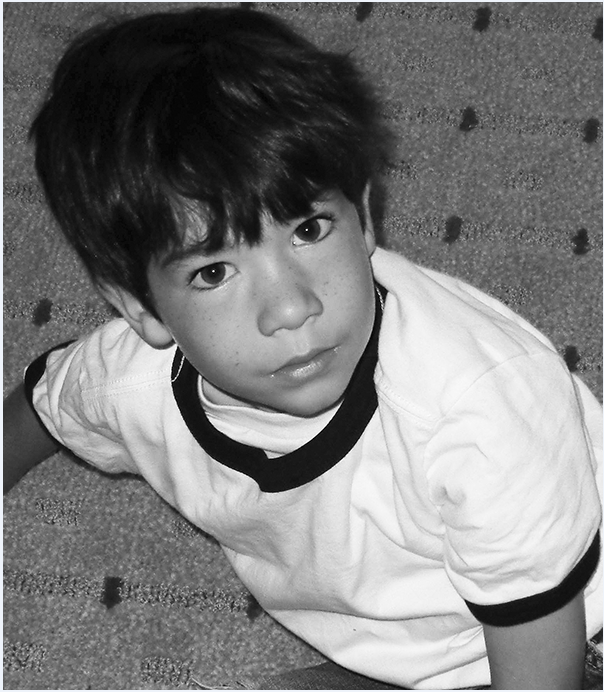
#> input picture boy.png, 604 x 692 px, found by its file name; the run also reads 1 picture not shown here
$ jupyter execute --allow-errors project1.ipynb   (older library calls are emulated)
#> lines starting #> are read from the running program, lines starting #| are printed output that depends on the picture; after the words box and inside, x2 and y2 are one past the last pixel; in counts of white or black regions, pixels touching at a corner belong together; long printed decimals are rounded; pictures that were not available may be replaced by others from this repository, and a replacement may not be noted
[cell 1]
import cv2
import numpy as np

# 加载图片
noised_img = cv2.imread('boy-blurred.tif', cv2.IMREAD_GRAYSCALE)  # 以灰度图模式加载
print(noised_img.shape)
#| (30776, 966)
normal_img = cv2.imread('boy.png', cv2.IMREAD_GRAYSCALE)
#> normal_img: shape (692, 604); min 0, max 255, mean 123.8
print(normal_img.shape)
#| (692, 604)
resized_noised_img = cv2.resize(noised_img, (normal_img.shape[1], normal_img.shape[0]))
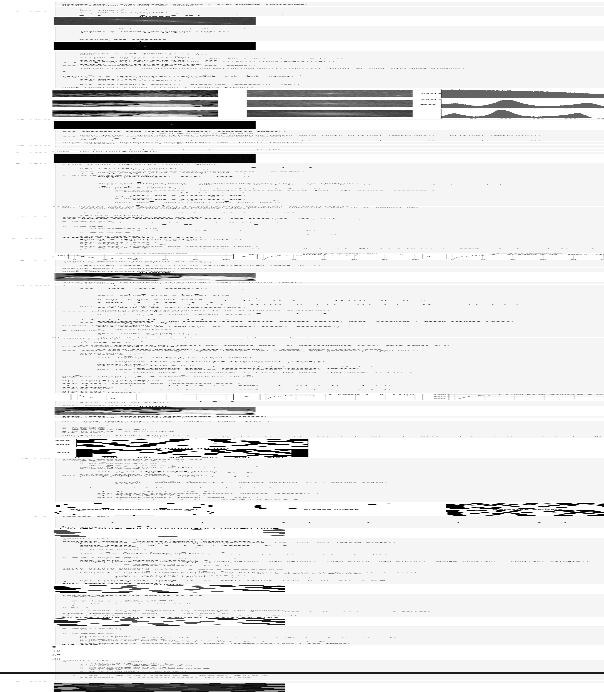
#> resized_noised_img: shape (692, 604); min 0, max 255, mean 233.5
print(resized_noised_img.shape)
#| (692, 604)

[cell 2]
import matplotlib.pyplot as plt
def show_image(img, title="Image", cmap='gray'):
    """Display an image."""
    plt.figure()
    plt.title(title)
    plt.imshow(img, cmap=cmap)
    plt.axis("off")
    plt.show()

[cell 3]
# 计算傅里叶变换并中心化
def fourier_transform(img):
    f = np.fft.fft2(img)
    fshift = np.fft.fftshift(f)
    magnitude_spectrum = np.log(np.abs(fshift) + 1)
    return magnitude_spectrum

# 计算normal_img和resized_noised_img的频谱图
normal_img_spectrum = fourier_transform(normal_img)
resized_noised_img_spectrum = fourier_transform(resized_noised_img)
show_image(resized_noised_img_spectrum)

[cell 4]
def compute_psf_with_threshold(image1, image2, threshold):
    """
    Compute the Point Spread Function (PSF) by dividing the Fourier Transform of two images,
    shift the PSF kernel to the center, and apply a threshold to filter noise.

    Parameters:
        image1 (numpy.ndarray): The first image.
        image2 (numpy.ndarray): The second image.
        threshold (float): The threshold value to filter noise.

    Returns:
        numpy.ndarray: The centered and thresholded PSF kernel.
    """
    # Ensure the images are float type
    image1 = image1.astype(np.float32)
    image2 = image2.astype(np.float32)

    # Compute the Fourier Transform of both images
    f_image1 = np.fft.fft2(image1)
    f_image2 = np.fft.fft2(image2)

    # Divide the Fourier Transforms
    f_psf = f_image1 / f_image2

    # Compute the Inverse Fourier Transform to get the PSF
    psf = np.fft.ifft2(f_psf)

    # Take the absolute value to get the real part
    psf = np.abs(psf)

    # Apply threshold to filter noise

    # Shift the PSF kernel to the center
    psf_centered = np.fft.fftshift(psf)

    psf_centered[psf_centered<threshold] = 0

    return psf_centered

true_psf = compute_psf_with_threshold(resized_noised_img, normal_img, 0.002)
#> in compute_psf_with_threshold, `psf_centered[psf_centered<threshold] = 0`: psf_centered: shape (692, 604) float64; min 0, max 0.103, mean 0.0157
show_image(true_psf)

[cell 5]
import cv2
import numpy as np
import matplotlib.pyplot as plt

def getMotionDsf(img, angle, dist):
    xCenter = img.shape[0] // 2
    yCenter = img.shape[1] // 2
    sinVal = np.sin(angle * np.pi / 180)
    cosVal = np.cos(angle * np.pi / 180)
    PSF = np.zeros(img.shape[:2])
    for i in range(dist):
        xOffset = round(sinVal * i)
        yOffset = round(cosVal * i)
        PSF[int(xCenter - xOffset), int(yCenter + yOffset)] = 1
    return PSF / PSF.sum()

def inverseFilter(img, PSF, eps):
    fftImg = np.fft.fft2(img)
    fftPSF = np.fft.fft2(PSF) + eps
    imgInverseFilter = np.fft.ifft2(fftImg / fftPSF)
    imgInverseFilter = np.abs(np.fft.fftshift(imgInverseFilter))
    return imgInverseFilter

def wienerFilter(img, PSF, eps, K=0.01):
    fftImg = np.fft.fft2(img)
    fftPSF = np.fft.fft2(PSF) + eps
    fftWiener = np.conj(fftPSF) / (np.abs(fftPSF)**2 + K)
    imgWienerFilter = np.fft.ifft2(fftImg * fftWiener)
    imgWienerFilter = np.abs(np.fft.fftshift(imgWienerFilter))
    return imgWienerFilter

def getPuv(img):
    h, w = img.shape[:2]
    hPad, wPad = h - 3, w - 3
    pxy = np.array([[0, -1, 0], [-1, 4, -1], [0, -1, 0]])
    pxyPad = np.pad(pxy, ((hPad//2, hPad - hPad//2), (wPad//2, wPad - wPad//2)), mode='constant')
    fftPuv = np.fft.fft2(pxyPad)
    return fftPuv

def leastSquareFilter(img, PSF, eps, gamma):
    fftImg = np.fft.fft2(img)
    fftPSF = np.fft.fft2(PSF)
    conj = fftPSF.conj()
    fftPuv = getPuv(img)
    Huv = conj / (np.abs(fftPSF)**2 + gamma * (np.abs(fftPuv)**2))
    ifftImg = np.fft.ifft2(fftImg * Huv)
    ifftShift = np.abs(np.fft.fftshift(ifftImg))
    imgLSFilter = np.uint8(cv2.normalize(np.abs(ifftShift), None, 0, 255, cv2.NORM_MINMAX))
    return imgLSFilter


# 设定运动模糊参数
angle = 49+180
dist = 90
eps = 1e-3
gamma = 0.001

image = resized_noised_img

# 计算PSF
PSF = getMotionDsf(image, angle, dist)
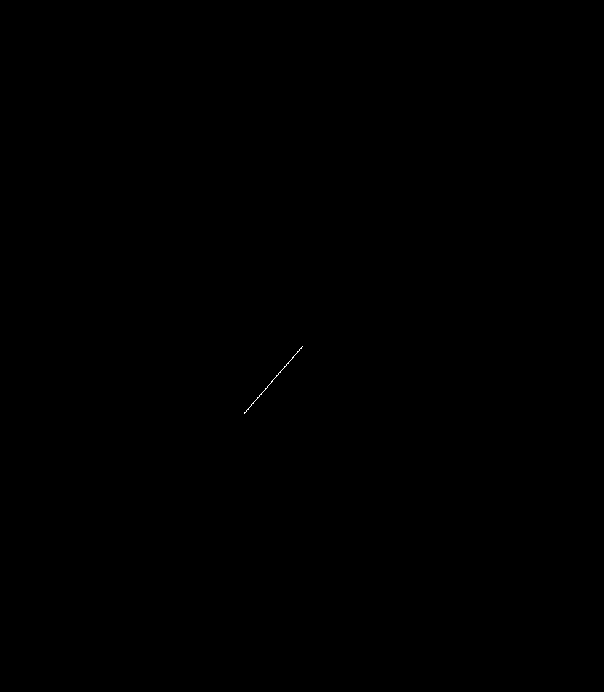
#> PSF: shape (692, 604) float64; values 0 (black) and 0.0122 (white), 0.02% white in thin lines or dots, all inside (x1, y1, x2, y2) = (244, 346, 303, 414)

# 逆滤波
result_inverse = inverseFilter(image, PSF, eps)
#> in inverseFilter, `imgInverseFilter = np.abs(np.fft.fftshift(imgInverseFilter))`:
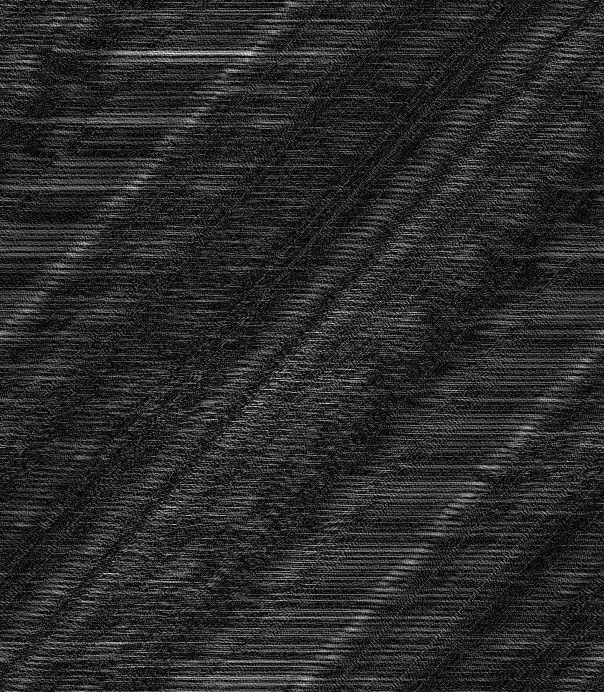
#> imgInverseFilter: shape (692, 604) float64; min 0.00525, max 20121.3, mean 3347.9; drawn with min black and max white

# 维纳滤波
result_wiener = wienerFilter(image, PSF, eps, K=0.0001)
#> in wienerFilter, `imgWienerFilter = np.abs(np.fft.fftshift(imgWienerFilter))`:
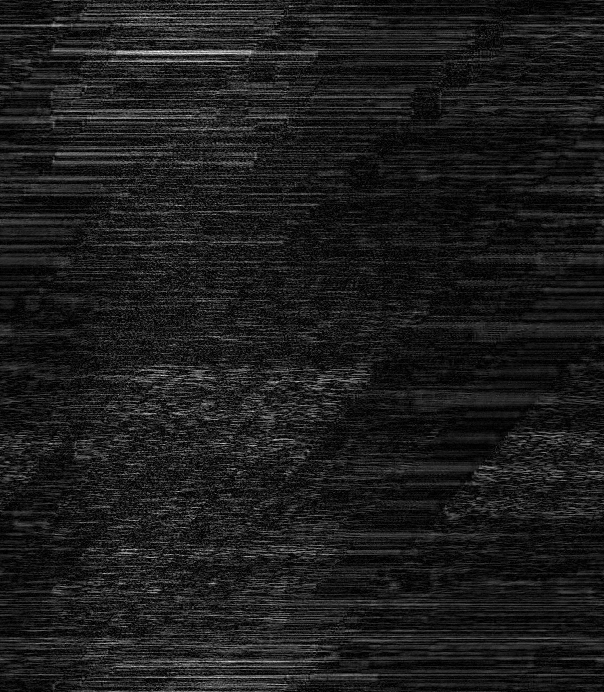
#> imgWienerFilter: shape (692, 604) float64; min 0.00585, max 8295.9, mean 925.7; drawn with min black and max white

# 约束最小二乘滤波
result_LS = leastSquareFilter(image, PSF, eps, gamma)
#> in getPuv, `fftPuv = np.fft.fft2(pxyPad)`: pxyPad: shape (692, 604) int64; 3 distinct labels, from -1 to 4
#> in leastSquareFilter, `ifftShift = np.abs(np.fft.fftshift(ifftImg))`:
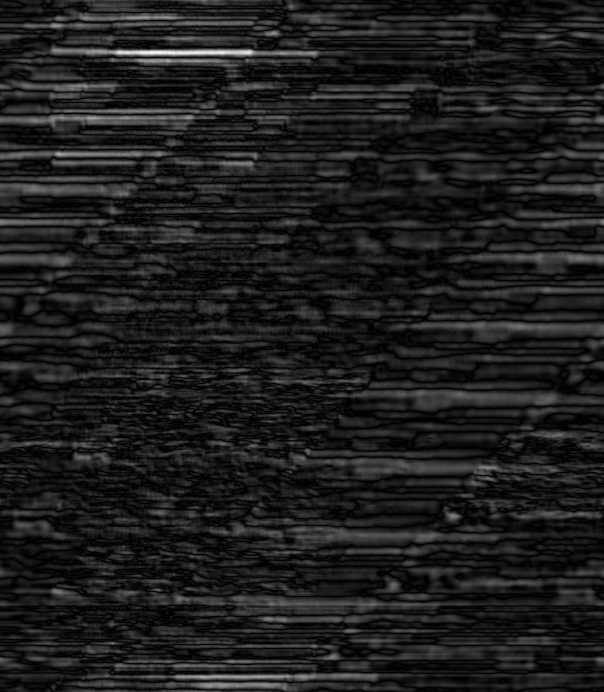
#> ifftShift: shape (692, 604) float64; min 0.0109, max 7476.4, mean 880.6; drawn with min black and max white

# 显示结果
def show_results(title, result):
    plt.figure(figsize=(12, 6))
    plt.subplot(1, 3, 1)
    plt.imshow(result, cmap='gray')
    plt.title(title)
    plt.axis('off')

    # 计算频谱图
    f = np.fft.fft2(result)
    fshift = np.fft.fftshift(f)
    magnitude_spectrum = 20 * np.log(np.abs(fshift) + 1)

    plt.subplot(1, 3, 2)
    plt.imshow(magnitude_spectrum, cmap='gray')
    plt.title('Magnitude Spectrum')
    plt.axis('off')

    # 计算直方图
    plt.subplot(1, 3, 3)
    plt.hist(result.ravel(), bins=256, range=[0, 256])
    plt.title('Histogram')
    plt.xlim([0, 256])

    plt.tight_layout()
    plt.show()

show_results('Inverse Filter', result_inverse)
show_results('Wiener Filter', result_wiener)
#> call 2 of show_results, with title = 'Wiener Filter'
#> in show_results (call 2), `magnitude_spectrum = 20 * np.log(np.abs(fshift) + 1)`:
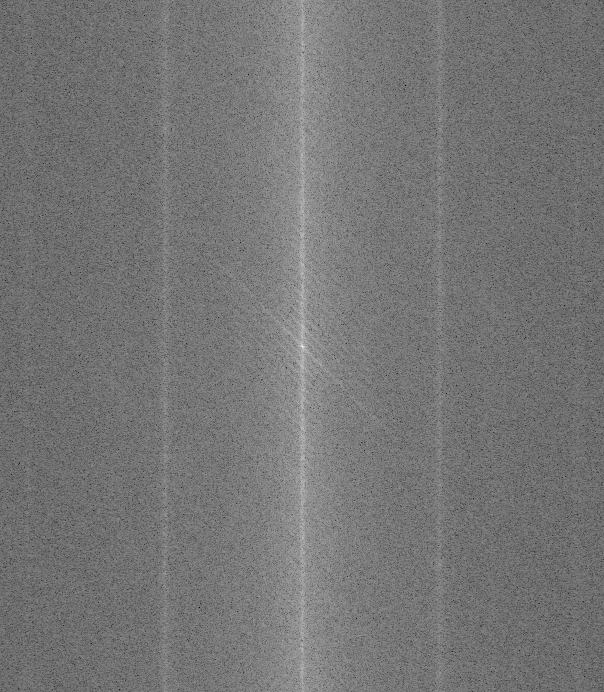
#> magnitude_spectrum: shape (692, 604) float64; min 114.9, max 395.5, mean 244.4; drawn with min black and max white
show_results('Least Squares Filter', result_LS)
#> call 3 of show_results, with title = 'Least Squares Filter'
#> in show_results (call 3), `magnitude_spectrum = 20 * np.log(np.abs(fshift) + 1)`:
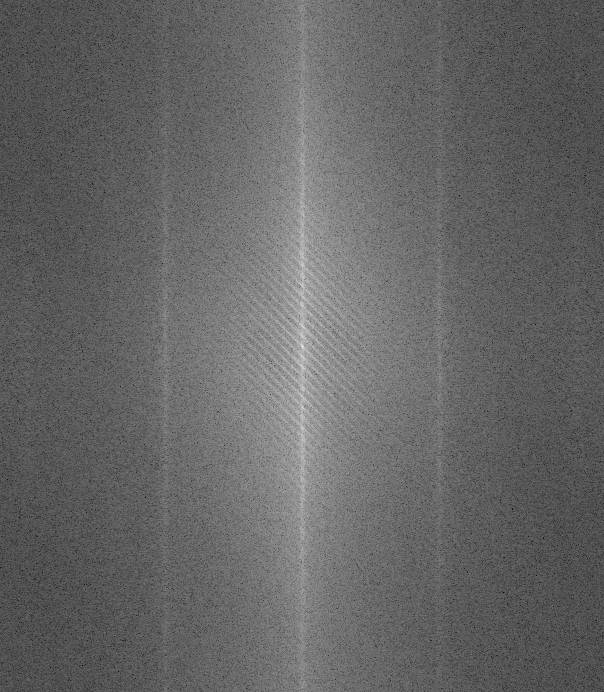
#> magnitude_spectrum: shape (692, 604) float64; min 16.22, max 326.6, mean 140.3; drawn with min black and max white
#> in show_results (call 3), `plt.show()`:
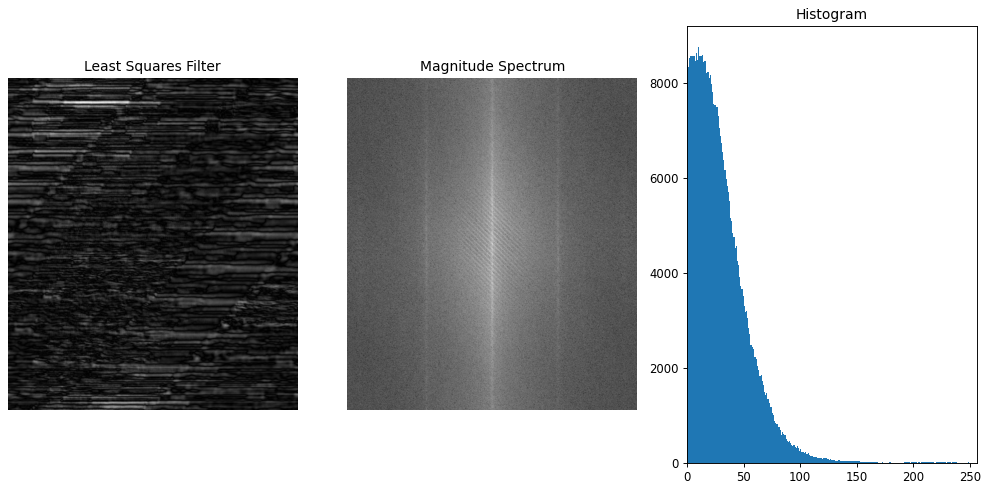
#> figure drawn by matplotlib, 3 panels; panel 3: tallest bar 8757 high, from x = 10 to 11

[cell 6]
show_image(PSF)

[cell 7]
from skimage.metrics import peak_signal_noise_ratio as psnr
from skimage.metrics import structural_similarity as ssim

def calculate_psnr(original_image, compared_image):
    """
    计算两张图片的PSNR值。

    参数:
    original_image: 原始图片数组
    compared_image: 与原始图片比较的图片数组

    返回:
    psnr_value: 两张图片的PSNR值
    """
    psnr_value = psnr(original_image, compared_image, data_range=original_image.max() - original_image.min())
    return psnr_value

def calculate_ssim(original_image, compared_image):
    """
    计算两张图片的SSIM值。

    参数:
    original_image: 原始图片数组
    compared_image: 与原始图片比较的图片数组

    返回:
    ssim_value: 两张图片的SSIM值
    """
    ssim_value = ssim(original_image, compared_image, data_range=original_image.max() - original_image.min())
    return ssim_value

[cell 8]
psnr_value = calculate_psnr(normal_img, result_inverse)
#> in calculate_psnr, `psnr_value = psnr(original_image, compared_image, data_range=original_..`: psnr_value = -24.09
#> psnr_value = -24.09
ssim_value = calculate_ssim(normal_img, result_inverse)
#> in calculate_ssim, `ssim_value = ssim(original_image, compared_image, data_range=original_..`: ssim_value = -4.69e-08
#> ssim_value = -4.69e-08

print(f"PSNR: {psnr_value}")
#| PSNR: -24.085
print(f"SSIM: {ssim_value}")
#| SSIM: -4.6856025389556737e-08

[cell 9]
psnr_value = calculate_psnr(normal_img, result_wiener)
#> psnr_value = -12.9
ssim_value = calculate_ssim(normal_img, result_wiener)
#> ssim_value = 8.56e-05

print(f"PSNR: {psnr_value}")
#| PSNR: -12.899
print(f"SSIM: {ssim_value}")
#| SSIM: 8.562468178674261e-05

[cell 10]
psnr_value = calculate_psnr(normal_img, result_LS)
#> psnr_value = 6.31
ssim_value = calculate_ssim(normal_img, result_LS)
#> ssim_value = 0.0804

print(f"PSNR: {psnr_value}")
#| PSNR: 6.310
print(f"SSIM: {ssim_value}")
#| SSIM: 0.08037

[cell 11]
restPSF = compute_psf_with_threshold(result_LS, normal_img, 0)
#> call 2 of compute_psf_with_threshold, with threshold = 0
#> in compute_psf_with_threshold (call 2), `psf = np.abs(psf)`:
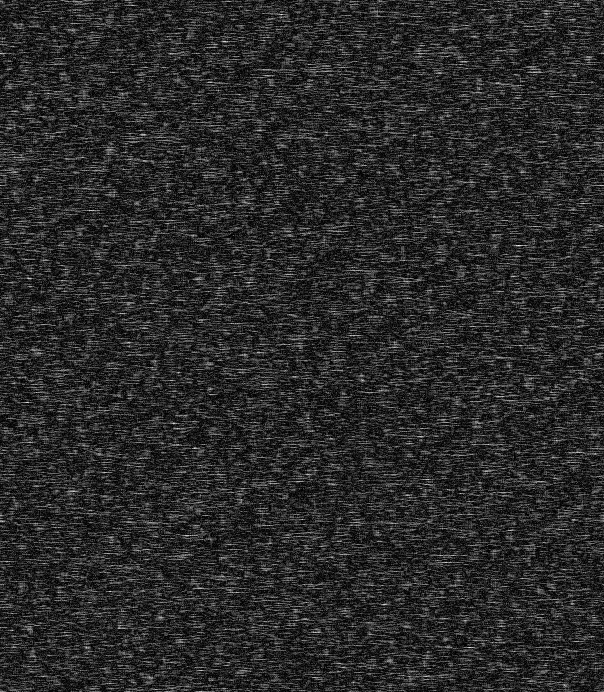
#> psf: shape (692, 604) float64; min 1.07e-08, max 0.0168, mean 0.00276; drawn with min black and max white
#> in compute_psf_with_threshold (call 2), `psf_centered = np.fft.fftshift(psf)`:
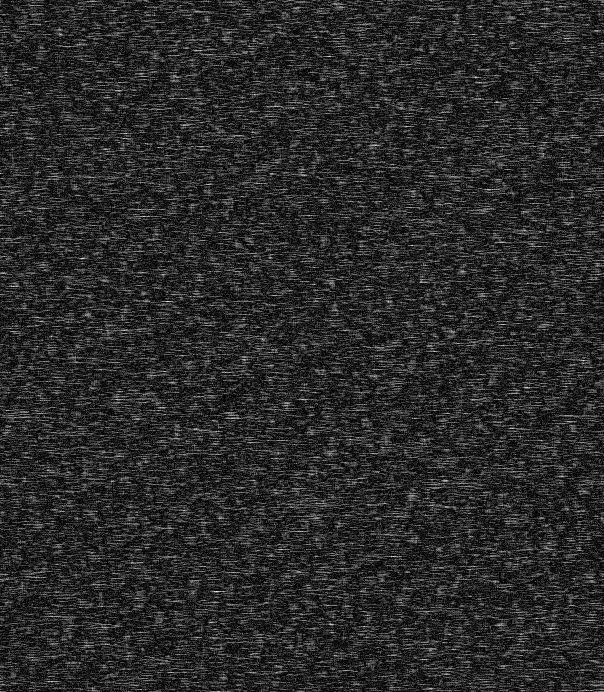
#> psf_centered: shape (692, 604) float64; min 1.07e-08, max 0.0168, mean 0.00276; drawn with min black and max white
show_image(restPSF)

[cell 12]
import tensorflow as tf
from tensorflow.keras.layers import Layer, Conv2D, Conv2DTranspose, Add, Concatenate
from tensorflow.keras import Model
import tensorflow_addons as tfa


# 定义 ResNet Block
class ResnetBlock(Layer):
    # [9 lines left out: functions __init__, call, not called in this run]


# 定义 LSTM 单元
class ConvLSTMCell(Layer):
    # [5 lines left out: function __init__, not called in this run]

    def call(self, inputs, previous_state):
        new_output, new_state = self.lstm_cell(inputs, previous_state)
        return new_output, new_state


# 定义完整的去模糊模型
class DeblurModel(Model):
    def __init__(self, chns=3, n_levels=3, scale=0.5):
        super(DeblurModel, self).__init__()
        self.n_levels = n_levels
        self.scale = scale
        self.chns = chns

        # Encoder 和 Decoder 的架构
        self.conv_in = Conv2D(32, (5, 5), padding='same', activation='relu')
        self.res_blocks_enc1 = [ResnetBlock(32) for _ in range(4)]

        self.conv_enc2 = Conv2D(64, (5, 5), strides=2, padding='same', activation='relu')
        self.res_blocks_enc2 = [ResnetBlock(64) for _ in range(4)]

        self.conv_enc3 = Conv2D(128, (5, 5), strides=2, padding='same', activation='relu')
        self.res_blocks_enc3 = [ResnetBlock(128) for _ in range(4)]

        # LSTM 单元，仅在 LSTM 模型中使用
        self.lstm_cell = ConvLSTMCell(128, (3, 3))

        # Decoder 的架构
        self.res_blocks_dec3 = [ResnetBlock(128) for _ in range(3)]
        self.deconv_dec2 = Conv2DTranspose(64, (4, 4), strides=2, padding='same', activation='relu')
        self.res_blocks_dec2 = [ResnetBlock(64) for _ in range(3)]
        self.deconv_dec1 = Conv2DTranspose(32, (4, 4), strides=2, padding='same', activation='relu')
        self.res_blocks_dec1 = [ResnetBlock(32) for _ in range(3)]
        self.conv_out = Conv2D(self.chns, (5, 5), padding='same', activation=None)

    # [54 lines left out: function call, not called in this run]

[cell 13]
# [23 lines left out: function train_deblur_model, not called in this run]

[cell 14]
import tensorflow as tf
import numpy as np
import matplotlib.pyplot as plt

# 创建数据生成器
# [7 lines left out: function random_data_generator, not called in this run]

# 加载数据集
def load_data(batch_size):
    train_dataset = tf.data.Dataset.from_generator(
        lambda: random_data_generator(batch_size),
        output_types=(tf.float32, tf.float32)
    ).batch(batch_size)

    val_dataset = tf.data.Dataset.from_generator(
        lambda: random_data_generator(batch_size),
        output_types=(tf.float32, tf.float32)
    ).batch(batch_size)

    return train_dataset, val_dataset

# 训练模型
def train_model_and_plot():
    batch_size = 16
    train_dataset, val_dataset = load_data(batch_size)

    # 确保模型定义可用
    input_shape = (256, 256, 3)
    deblur_model = DeblurModel(chns=input_shape[-1])

    # 模型编译
    def multi_scale_loss(y_true, y_pred):
        return tf.reduce_mean(tf.square(y_true - y_pred))

    deblur_model.compile(optimizer=tf.keras.optimizers.Adam(learning_rate=1e-4),
                         loss=multi_scale_loss)

    # 检查点设置
    checkpoint_path = "data/deblur_model.ckpt"
    checkpoint_dir = os.path.dirname(checkpoint_path)

    cp_callback = tf.keras.callbacks.ModelCheckpoint(filepath=checkpoint_path,
                                                     save_weights_only=True,
                                                     verbose=1)

    history = deblur_model.fit(train_dataset, epochs=50, validation_data=val_dataset,
                               callbacks=[cp_callback])

    return history

# 获取训练历史
#> (the rest of this cell did not finish here and is left out)

[cell 15]
# 绘制训练曲线
# [34 lines left out: function plot_training_curves, not called in this run]

# 绘制曲线
#> (the rest of this cell did not finish here and is left out)

#> (a cell that did not finish here is left out)

#> (a cell that did not finish here is left out)

checkpoint_path = "data/deblur_model.ckpt"
deblur_model.load_weights(checkpoint_path)

# 加载并推理图像
image_path = './boy_blurred.tif'
restored_image = infer_image(deblur_model, image_path)

show_image(restored_image)

#> (a cell that did not finish here is left out)

[cell 19]
import torch
import torch.nn as nn
import torch.optim as optim
from torch.utils.data import DataLoader, Dataset
import matplotlib.pyplot as plt

# Helper: Residual Block
class ResidualBlock(nn.Module):
    # [5 lines left out: function __init__, not called in this run]

    def forward(self, x):
        return x + self.conv2(self.relu(self.conv1(x)))

# Helper: ConvLSTM Block
class ConvLSTMCell(nn.Module):
    """
    Basic ConvLSTM cell.
    """
    # [32 lines left out: functions __init__, forward, init_hidden, not called in this run]

# BMDNet
class BMDNet(nn.Module):
    # [12 lines left out: functions __init__, forward, not called in this run]

# ForNet/BackNet (using ConvLSTM)
class ForBackNet(nn.Module):
    # [18 lines left out: functions __init__, forward, not called in this run]

# CoreNet
class CoreNet(nn.Module):
    # [14 lines left out: functions __init__, forward, not called in this run]

# FuNet
class FuNet(nn.Module):
    # [12 lines left out: functions __init__, forward, not called in this run]

# BMDSRNet
class BMDSRNet(nn.Module):
    # [15 lines left out: functions __init__, forward, not called in this run]

[cell 20]
import torch
import numpy as np
import torch.nn as nn
import torch.optim as optim
from torch.utils.data import DataLoader, Dataset
from skimage.metrics import structural_similarity as ssim
import matplotlib.pyplot as plt

# Helper: PSNR computation
# [11 lines left out: functions calculate_psnr, calculate_ssim, not called in this run]

# Dummy Dataset
class DummyDataset(Dataset):
    def __init__(self, num_samples=100):
        self.data = [torch.rand((3, 64, 64)) for _ in range(num_samples)]

    def __len__(self):
        return len(self.data)

    def __getitem__(self, idx):
        return self.data[idx], self.data[idx]  # Dummy input-output pair

# Training and Validation
# [63 lines left out: function train_and_validate, not called in this run]

# Dataloader setup
#> (the rest of this cell did not finish here and is left out)
